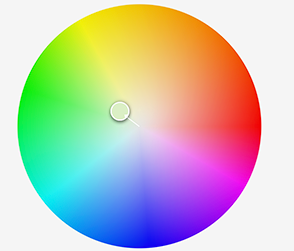
#> input picture robot.png, 294 x 251 px
$ python edge.py
#> lines starting #> are read from the running program, lines starting #| are printed output that depends on the picture; after the words box and inside, x2 and y2 are one past the last pixel; in counts of white or black regions, pixels touching at a corner belong together

import cv2
import numpy as np


image = cv2.imread('robot.png')
#> image is the input picture: shape (251, 294, 3); mean B, G, R 184, 194, 196.1
image= cv2.cvtColor(image, cv2.COLOR_BGR2GRAY)
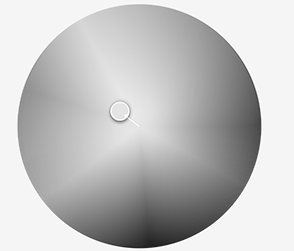
#> image: shape (251, 294); min 33, max 255, mean 193.5

# performing the edge detetcion
gradients_sobelx = cv2.Sobel(image, -1, 1, 0)
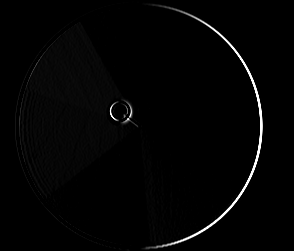
#> gradients_sobelx: shape (251, 294); min 0, max 255, mean 4
gradients_sobely = cv2.Sobel(image, -1, 0, 1)
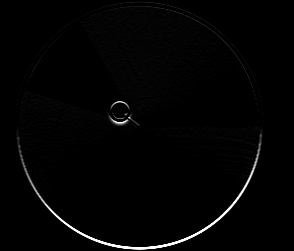
#> gradients_sobely: shape (251, 294); min 0, max 255, mean 3.6
gradients_sobelxy = cv2.addWeighted(gradients_sobelx, 0.5, gradients_sobely, 0.5, 0)

gradients_laplacian = cv2.Laplacian(image, -1)
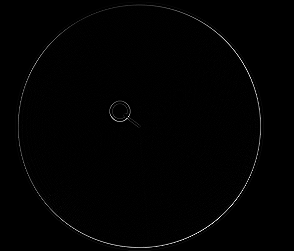
#> gradients_laplacian: shape (251, 294); min 0, max 255, mean 1.9

canny_output = cv2.Canny(image, 80, 150)
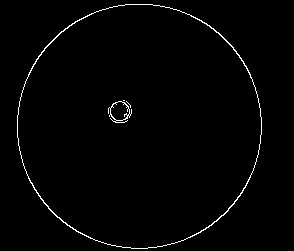
#> canny_output: shape (251, 294); 1.4% white in thin lines or dots, all inside (x1, y1, x2, y2) = (17, 4, 262, 249)

cv2.imshow('Sobel x', gradients_sobelx)
cv2.imshow('Sobel y', gradients_sobely)
cv2.imshow('Sobel X+y', gradients_sobelxy)
cv2.imshow('laplacian', gradients_laplacian)
cv2.imshow('Canny', canny_output)

cv2.waitKey()
